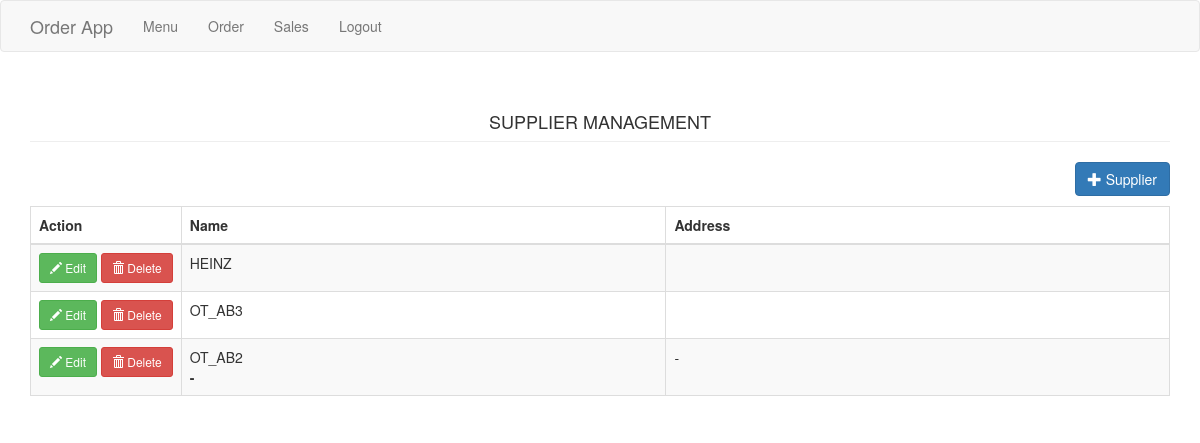
Screenshot of /supplier.php with the database file from the repository.
### tables this page shows
CREATE TABLE `supplier` (
  `id` bigint UNSIGNED NOT NULL,
  `code` varchar(10) NOT NULL,
  `name` varchar(80) NOT NULL,
  `contact` varchar(20) DEFAULT NULL,
  `address` text,
  `status` int NOT NULL
);

### supplier.php (the view, shortened to what this page needs)
<?php include('header.php'); ?>
<body>
<?php include('navbar.php'); ?>
<div class="container">
    <h4 class="page-header text-center">SUPPLIER MANAGEMENT</h1>
    <div class="row">
        <div class="col-md-12">
            <a href="#addsupplier" data-toggle="modal" class="pull-right btn btn-primary"><span class="glyphicon glyphicon-plus"></span> Supplier</a>
        </div>
    </div>
    <div style="margin-top:10px;">
        <table class="table table-striped table-bordered">
            <thead>
            <th class="wrap_content">Action</th>
            <th>Name</th>
            <th>Address</th>
            </thead>
            <tbody>
            <?php
            $sql="select * from supplier where status=1 order by id desc";
            $query=$conn->query($sql);
            while($row=$query->fetch_array()){
                ?>
                <tr>
                    <td class="wrap_content">
                        <a href="#editsupplier<?php echo $row['id']; ?>" data-toggle="modal" class="btn btn-success btn-sm"><span class="glyphicon glyphicon-pencil"></span> Edit</a> <a href="#deletesupplier<?php echo $row['id']; ?>" data-toggle="modal" class="btn btn-danger btn-sm"><span class="glyphicon glyphicon-trash"></span> Delete</a>
                    </td>
                    <td><?php echo $row['name']; ?><br /><b><?php echo $row['contact']; ?></b></td>
                    <td><?php echo $row['address']; ?></td>
                </tr>
                <?php
            }
            ?>
            </tbody>
        </table>
    </div>
</div>
</body>
</html>

### custom.css (style rules this page uses)
table { width: 100%; }
table thead tr th.wrap_content, table tbody tr td.wrap_content { word-wrap: break-word !important; white-space: nowrap !important; width: 1% !important; }

### rows the page displays
supplier: name "HEINZ"
supplier: name "OT_AB3"
supplier: name "OT_AB2", contact "-", address "-"
